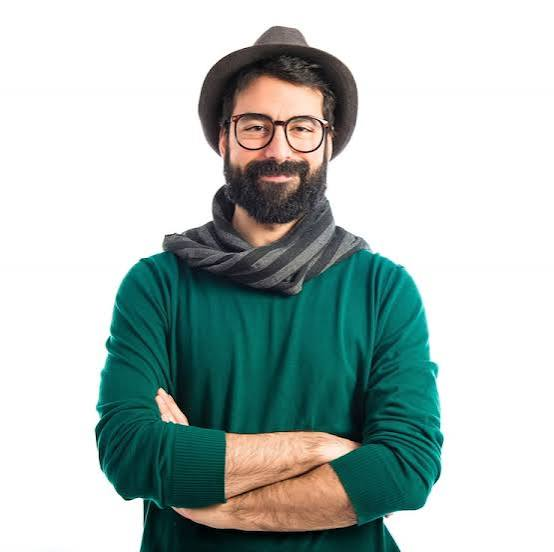
#> input picture assets/person.jpg, 554 x 552 px
$ python main.py --image assets/person.jpg
#> lines starting #> are read from the running program, lines starting #| are printed output that depends on the picture
### core/sources.py
import os
from collections.abc import Generator
import cv2
import numpy as np


def load_image(image_path: str) -> np.ndarray:
    """Load an image file from a path, verifying its existence and validity."""
    if not os.path.exists(image_path):
        raise FileNotFoundError(f"Image not found at path: '{image_path}'")

    frame = cv2.imread(image_path)
    if frame is None:
        raise ValueError(
            f"Unable to read file at '{image_path}'. Ensure it is a valid image."
        )

    return frame


# [23 lines left out: function stream_webcam, not called in this run]

### core/converter.py
import cv2
import numpy as np
from core.palettes import get_palette


def resize_frame(frame: np.ndarray, width: int, aspect_ratio: float = 0.5) -> np.ndarray:
    """Resize frame to target character width while correcting terminal character height."""
    orig_h, orig_w = frame.shape[:2]
    new_height = max(1, int(width * (orig_h / orig_w) * aspect_ratio))
    return cv2.resize(frame, (width, new_height), interpolation=cv2.INTER_AREA)


# [7 lines left out: function detect_edges, not called in this run]


def map_pixels_to_chars(gray_frame: np.ndarray, palette: str) -> list[str]:
    """Map 0-255 grayscale pixel values to ASCII characters using NumPy indexing."""
    num_chars = len(palette)
    indices = (gray_frame.astype(np.float32) / 256.0 * num_chars).astype(np.int32)
    indices = np.clip(indices, 0, num_chars - 1)

    palette_arr = np.array(list(palette))
    char_grid = palette_arr[indices]
    return ["".join(row) for row in char_grid]


# [10 lines left out: function apply_ansi_color, not called in this run]


def frame_to_ascii_grid(
    frame: np.ndarray,
    width: int = 100,
    style: str = "standard",
    invert: bool = True,
    edge_mode: bool = False,
) -> tuple[list[str], np.ndarray]:
    """Return the 2D list of ASCII rows alongside the resized BGR frame."""
    resized = resize_frame(frame, width=width)
    processed = (
        detect_edges(resized)
        if edge_mode
        else cv2.cvtColor(resized, cv2.COLOR_BGR2GRAY)
    )
    palette = get_palette(style=style, invert=invert)
    ascii_lines = map_pixels_to_chars(processed, palette)
    return ascii_lines, resized


def frame_to_ascii(
    frame: np.ndarray,
    width: int = 100,
    style: str = "standard",
    invert: bool = True,
    color: bool = False,
    edge_mode: bool = False,
) -> str:
    """Convert a BGR OpenCV frame into a formatted ASCII art string."""
    ascii_lines, resized = frame_to_ascii_grid(
        frame=frame, width=width, style=style, invert=invert, edge_mode=edge_mode
    )
    if color:
        return apply_ansi_color(ascii_lines, resized)
    return "\n".join(ascii_lines)

### core/palettes.py
PALETTES: dict[str, str] = {
    "standard": "@%#*+=-:. ",
    "detailed": "$@B%8&WM#*oahkbdpqwmZO0QLCJUYXzcvunxrjft/\\|()1{}[]?-_+~<>i!lI;:,\"^`'. ",
    "blocks": "█▓▒░ ",
    "matrix": "01 ",
    "minimal": "#+. ",
}


def get_palette(style: str = "standard", invert: bool = False) -> str:
    """Return a brightness-ordered character ramp (darkest to lightest)."""
    if style not in PALETTES:
        valid_styles = ", ".join(PALETTES.keys())
        raise ValueError(f"Unknown style '{style}'. Choose from: {valid_styles}")

    palette = PALETTES[style]
    return palette[::-1] if invert else palette

### main.py
import argparse
import os
import sys
import time


# Add to imports in main.py
from core.converter import frame_to_ascii, frame_to_ascii_grid
from core.window import close_window, poll_window_key, render_ascii_canvas, show_window


from core.converter import frame_to_ascii
from core.palettes import PALETTES
from core.renderer import (
    init_terminal,
    poll_keypress,
    render_frame,
    restore_terminal,
    save_snapshot,
)
from core.sources import load_image, stream_webcam


def parse_args() -> argparse.Namespace:
    """Parse command-line arguments for image or webcam ASCII conversion."""
    parser = argparse.ArgumentParser(
        description="Convert images or live webcam video into terminal ASCII art."
    )

    source_group = parser.add_mutually_exclusive_group(required=True)
    source_group.add_argument(
        "--image", type=str, help="Path to a static image file (e.g., assets/photo.jpg)"
    )
    source_group.add_argument(
        "--webcam", action="store_true", help="Stream live video from your webcam"
    )

    parser.add_argument(
        "--width", type=int, default=100, help="Output width in characters (default: 100)"
    )
    parser.add_argument(
        "--style",
        type=str,
        default="standard",
        choices=list(PALETTES.keys()),
        help="Character palette preset (default: standard)",
    )
    parser.add_argument(
        "--color", action="store_true", help="Enable 24-bit ANSI RGB terminal colors"
    )
    parser.add_argument(
        "--no-invert",
        action="store_true",
        help="Disable brightness inversion (best for light-background terminals)",
    )
    parser.add_argument(
        "--edges", action="store_true", help="Enable Canny edge-detection sketch mode"
    )
    parser.add_argument(
        "--save", action="store_true", help="Save output to the outputs/ folder"
    )
    parser.add_argument(
        "--html",
        action="store_true",
        help="Export snapshots as styled .html instead of .txt",
    )
    parser.add_argument(
        "--camera", type=int, default=0, help="Webcam device index (default: 0)"
    )
    parser.add_argument(
        "--fps", type=int, default=30, help="Target FPS cap in webcam mode (default: 30)"
    )
    parser.add_argument(
    "--window",
    action="store_true",
    help="Display webcam ASCII output in a separate GUI window instead of the terminal",
)

    return parser.parse_args()


def run_image_mode(args: argparse.Namespace) -> None:
    """Convert and print a single image file, optionally saving a snapshot."""
    if os.name == "nt" and args.color:
        os.system("")

    frame = load_image(args.image)
#> in load_image, frame is the input picture: shape (552, 554, 3); mean B, G, R 186.7, 189.7, 175.7
    ascii_art = frame_to_ascii(
        frame=frame,
        width=args.width,
        style=args.style,
        invert=not args.no_invert,
        color=args.color,
        edge_mode=args.edges,
    )
#> in resize_frame, `return cv2.resize(frame, (width, new_height), interpolation=cv2.INTER_..`:
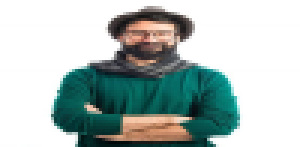
#> returned value: shape (49, 100, 3) (shown 3 times larger); mean of channels 0, 1, 2 186.7, 189.7, 175.7; drawn as B, G, R
#> in frame_to_ascii_grid, `processed = ( detect_edges(resized) if edge_mode else cv2.cvtColor(res..`:
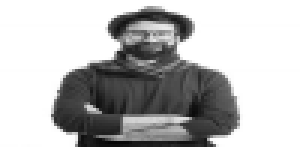
#> processed: shape (49, 100) (shown 3 times larger); min 6, max 255, mean 185.1
#> in map_pixels_to_chars, `indices = (gray_frame.astype(np.float32) / 256.0 * num_chars).astype(n..`:
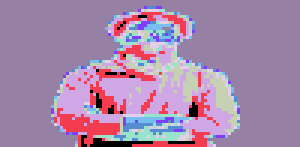
#> indices: shape (49, 100) int32 (shown 3 times larger); 10 distinct labels, from 0 to 9; one colour per label, 0 black
#> in frame_to_ascii_grid, `ascii_lines = map_pixels_to_chars(processed, palette)`: ascii_lines = 49 items
    print(ascii_art)

    if args.save or args.html:
        saved_path = save_snapshot(ascii_art, as_html=args.html)
        print(f"\nSaved snapshot to: {saved_path}")


# [100 lines left out: function run_webcam_mode, not called in this run]


def main() -> None:
    """Application entry point."""
    args = parse_args()
    try:
        if args.image:
            run_image_mode(args)
        elif args.webcam:
            run_webcam_mode(args)
    except KeyboardInterrupt:
        pass
    except (FileNotFoundError, ValueError, RuntimeError) as err:
        print(f"Error: {err}", file=sys.stderr)
        sys.exit(1)


if __name__ == "__main__":
    main()
